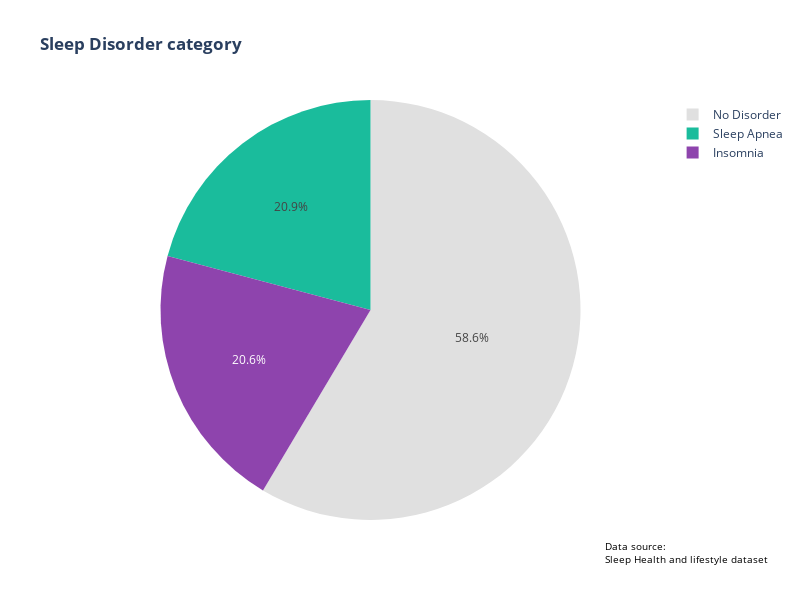

This figure's notebook cell:
### Code cell
fig=px.pie(sleep_disorder_conteggio,
           values='count',
           names='Sleep Disorder',
           color='Sleep Disorder',
           title="<b>Sleep Disorder category</b>",
           color_discrete_map={'Insomnia': '#8e44ad', 'Sleep Apnea': '#1abc9c', 'No Disorder':'#E0E0E0'})

fig.update_layout(
    showlegend = True,
    width=800, 
    height=600  
)

fig.add_annotation(
    x=0.9,  
    y=-0.04,  
    text="Data source:<br>Sleep Health and lifestyle dataset", 
    showarrow=False,  
    font=dict(size=10, color="black"),  
    align="left",  
    xanchor="left",  
    yanchor="top",  
    xref="paper", 
    yref="paper",  
)

fig.show()

### Figure 1 — Plotly figure (JSON) as saved in the notebook; plotly's stock layout.template omitted (floating-point values rounded to 4 significant figures)
{"data": [{"customdata": [["No Disorder"], ["Sleep Apnea"], ["Insomnia"]], "domain": {"x": [0, 1], "y": [0, 1]}, "hovertemplate": "Sleep Disorder=%{customdata[0]}<br>count=%{value}<extra></extra>", "labels": ["No Disorder", "Sleep Apnea", "Insomnia"], "legendgroup": "", "marker": {"colors": ["#E0E0E0", "#1abc9c", "#8e44ad"]}, "name": "", "showlegend": true, "type": "pie", "values": [219, 78, 77]}], "layout": {"annotations": [{"align": "left", "font": {"color": "black", "size": 10}, "showarrow": false, "text": "Data source:<br>Sleep Health and lifestyle dataset", "x": 0.9, "xanchor": "left", "xref": "paper", "y": -0.04, "yanchor": "top", "yref": "paper"}], "height": 600, "legend": {"tracegroupgap": 0}, "showlegend": true, "title": {"text": "<b>Sleep Disorder category</b>"}, "width": 800}}
